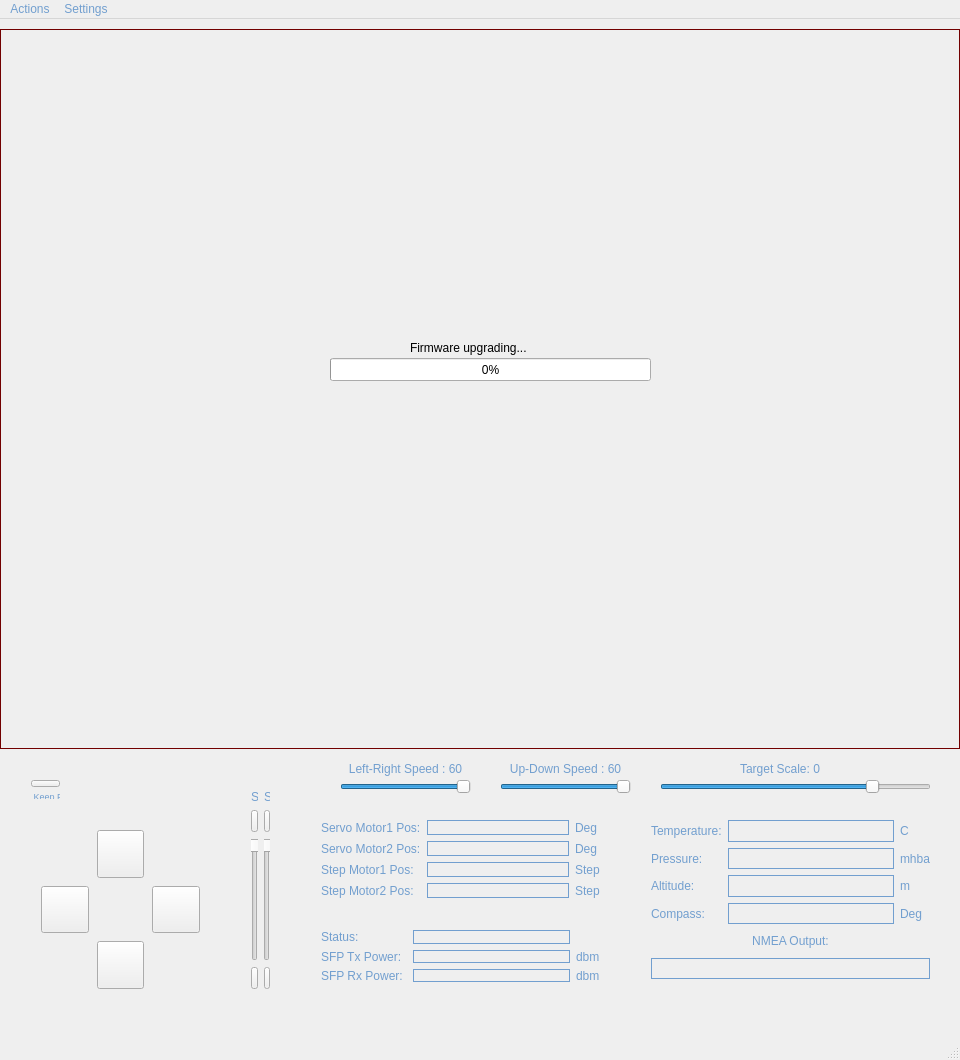
<?xml version="1.0" encoding="UTF-8"?>
<ui version="4.0">
 <class>MainWindow</class>
 <widget class="QMainWindow" name="MainWindow">
  <property name="geometry">
   <rect>
    <x>0</x>
    <y>0</y>
    <width>960</width>
    <height>1060</height>
   </rect>
  </property>
  <property name="windowTitle">
   <string>RemoteApptics</string>
  </property>
  <property name="styleSheet">
   <string notr="true">background-color: rgb(46, 52, 54);
color: rgb(114, 159, 207);

Rectangle{
color:backgroundColor
GridLayout{backgroundColor: transparent;}
}</string>
  </property>
  <widget class="QWidget" name="centralWidget">
   <widget class="QLabel" name="frame_label">
    <property name="enabled">
     <bool>true</bool>
    </property>
    <property name="geometry">
     <rect>
      <x>0</x>
      <y>10</y>
      <width>960</width>
      <height>720</height>
     </rect>
    </property>
    <property name="mouseTracking">
     <bool>true</bool>
    </property>
    <property name="tabletTracking">
     <bool>true</bool>
    </property>
    <property name="styleSheet">
     <string>color: rgb(114, 0, 0);
background-color: transparent;</string>
    </property>
    <property name="frameShape">
     <enum>QFrame::Panel</enum>
    </property>
    <property name="text">
     <string/>
    </property>
   </widget>
   <widget class="QProgressBar" name="progressBar">
    <property name="geometry">
     <rect>
      <x>330</x>
      <y>339</y>
      <width>321</width>
      <height>23</height>
     </rect>
    </property>
    <property name="value">
     <number>0</number>
    </property>
   </widget>
   <widget class="QLabel" name="update_label">
    <property name="geometry">
     <rect>
      <x>410</x>
      <y>319</y>
      <width>161</width>
      <height>19</height>
     </rect>
    </property>
    <property name="text">
     <string>Firmware upgrading...</string>
    </property>
   </widget>
   <widget class="QWidget" name="gridLayoutWidget">
    <property name="geometry">
     <rect>
      <x>30</x>
      <y>800</y>
      <width>181</width>
      <height>181</height>
     </rect>
    </property>
    <layout class="QGridLayout" name="direction_layout">
     <property name="spacing">
      <number>8</number>
     </property>
     <item row="1" column="2">
      <widget class="QPushButton" name="right_button">
       <property name="sizePolicy">
        <sizepolicy hsizetype="Minimum" vsizetype="Preferred">
         <horstretch>0</horstretch>
         <verstretch>0</verstretch>
        </sizepolicy>
       </property>
       <property name="styleSheet">
        <string notr="true">#right_button
{
border-image: url(:/images/right_unpressed.png);
}

#right_button:pressed
{
border-image: url(:/images/right_pressed.png);
}
#right_button:checked
{
border-image: url(:/images/right_pressed.png);
}</string>
       </property>
       <property name="text">
        <string/>
       </property>
      </widget>
     </item>
     <item row="2" column="1">
      <widget class="QPushButton" name="down_buttton">
       <property name="sizePolicy">
        <sizepolicy hsizetype="Minimum" vsizetype="Preferred">
         <horstretch>0</horstretch>
         <verstretch>0</verstretch>
        </sizepolicy>
       </property>
       <property name="styleSheet">
        <string notr="true">#down_buttton
{
border-image: url(:/images/down_unpressed.png);
}

#down_buttton:pressed
{
border-image: url(:/images/down_pressed.png);
}
#down_buttton:checked
{
border-image: url(:/images/down_pressed.png);
}</string>
       </property>
       <property name="text">
        <string/>
       </property>
      </widget>
     </item>
     <item row="1" column="0">
      <widget class="QPushButton" name="left_button">
       <property name="sizePolicy">
        <sizepolicy hsizetype="Minimum" vsizetype="Preferred">
         <horstretch>0</horstretch>
         <verstretch>0</verstretch>
        </sizepolicy>
       </property>
       <property name="styleSheet">
        <string notr="true">#left_button
{
border-image: url(:/images/left_unpressed.png);
}

#left_button:pressed
{
border-image: url(:/images/left_pressed.png);
}
#left_button:checked
{
border-image: url(:/images/left_pressed.png);
}</string>
       </property>
       <property name="text">
        <string/>
       </property>
       <property name="shortcut">
        <string/>
       </property>
       <property name="checkable">
        <bool>false</bool>
       </property>
       <property name="checked">
        <bool>false</bool>
       </property>
      </widget>
     </item>
     <item row="0" column="1">
      <widget class="QPushButton" name="up_button">
       <property name="sizePolicy">
        <sizepolicy hsizetype="Minimum" vsizetype="Preferred">
         <horstretch>0</horstretch>
         <verstretch>0</verstretch>
        </sizepolicy>
       </property>
       <property name="layoutDirection">
        <enum>Qt::RightToLeft</enum>
       </property>
       <property name="styleSheet">
        <string notr="true">#up_button
{
border-image: url(:/images/up_unpressed.png);
}

#up_button:pressed
{
border-image: url(:/images/up_pressed.png);
}

#up_button:checked
{
border-image: url(:/images/up_pressed.png);
}

#up_button:checked
{
border-image: url(:/images/up_pressed.png);
}</string>
       </property>
       <property name="text">
        <string/>
       </property>
       <property name="shortcut">
        <string/>
       </property>
       <property name="checkable">
        <bool>false</bool>
       </property>
       <property name="checked">
        <bool>false</bool>
       </property>
      </widget>
     </item>
    </layout>
   </widget>
   <widget class="QWidget" name="verticalLayoutWidget">
    <property name="geometry">
     <rect>
      <x>20</x>
      <y>750</y>
      <width>51</width>
      <height>41</height>
     </rect>
    </property>
    <layout class="QVBoxLayout" name="keep_press_layout">
     <item>
      <widget class="QPushButton" name="toggle_button">
       <property name="sizePolicy">
        <sizepolicy hsizetype="Minimum" vsizetype="Preferred">
         <horstretch>0</horstretch>
         <verstretch>0</verstretch>
        </sizepolicy>
       </property>
       <property name="styleSheet">
        <string notr="true">#toggle_button
{
	border-image: url(:/images/toggle_button_off.png);
}

#toggle_button:checked
{
border-image: url(:/images/toggle_button_on.png);
}</string>
       </property>
       <property name="text">
        <string/>
       </property>
       <property name="checkable">
        <bool>true</bool>
       </property>
       <property name="checked">
        <bool>false</bool>
       </property>
      </widget>
     </item>
     <item>
      <widget class="QLabel" name="label_25">
       <property name="sizePolicy">
        <sizepolicy hsizetype="Preferred" vsizetype="Fixed">
         <horstretch>0</horstretch>
         <verstretch>0</verstretch>
        </sizepolicy>
       </property>
       <property name="font">
        <font>
         <pointsize>7</pointsize>
        </font>
       </property>
       <property name="styleSheet">
        <string notr="true">color: rgb(114, 159, 207);</string>
       </property>
       <property name="text">
        <string> Keep Press</string>
       </property>
      </widget>
     </item>
    </layout>
   </widget>
   <widget class="QWidget" name="gridLayoutWidget_3">
    <property name="geometry">
     <rect>
      <x>640</x>
      <y>790</y>
      <width>301</width>
      <height>181</height>
     </rect>
    </property>
    <layout class="QGridLayout" name="sensor_layout">
     <item row="3" column="0">
      <widget class="QLabel" name="label_12">
       <property name="styleSheet">
        <string notr="true">color: rgb(114, 159, 207);
background-color: transparent;
</string>
       </property>
       <property name="text">
        <string>Compass:</string>
       </property>
      </widget>
     </item>
     <item row="1" column="1">
      <widget class="QLabel" name="pressure_label">
       <property name="autoFillBackground">
        <bool>false</bool>
       </property>
       <property name="styleSheet">
        <string notr="true">color: rgb(114, 159, 207);
background-color: transparent;
</string>
       </property>
       <property name="frameShape">
        <enum>QFrame::Panel</enum>
       </property>
       <property name="frameShadow">
        <enum>QFrame::Plain</enum>
       </property>
       <property name="text">
        <string/>
       </property>
       <property name="alignment">
        <set>Qt::AlignCenter</set>
       </property>
      </widget>
     </item>
     <item row="1" column="2">
      <widget class="QLabel" name="label_22">
       <property name="styleSheet">
        <string notr="true">color: rgb(114, 159, 207);
background-color: transparent;
</string>
       </property>
       <property name="text">
        <string>mhba</string>
       </property>
      </widget>
     </item>
     <item row="4" column="0" colspan="3">
      <widget class="QLabel" name="label_17">
       <property name="acceptDrops">
        <bool>false</bool>
       </property>
       <property name="layoutDirection">
        <enum>Qt::LeftToRight</enum>
       </property>
       <property name="styleSheet">
        <string notr="true">color: rgb(114, 159, 207);</string>
       </property>
       <property name="text">
        <string>NMEA Output:</string>
       </property>
       <property name="alignment">
        <set>Qt::AlignCenter</set>
       </property>
      </widget>
     </item>
     <item row="2" column="0">
      <widget class="QLabel" name="label_11">
       <property name="styleSheet">
        <string notr="true">color: rgb(114, 159, 207);
background-color: transparent;
</string>
       </property>
       <property name="text">
        <string>Altitude:</string>
       </property>
      </widget>
     </item>
     <item row="0" column="2">
      <widget class="QLabel" name="label_21">
       <property name="sizePolicy">
        <sizepolicy hsizetype="Fixed" vsizetype="Preferred">
         <horstretch>0</horstretch>
         <verstretch>0</verstretch>
        </sizepolicy>
       </property>
       <property name="styleSheet">
        <string notr="true">color: rgb(114, 159, 207);
background-color: transparent;
</string>
       </property>
       <property name="text">
        <string>C</string>
       </property>
      </widget>
     </item>
     <item row="3" column="1">
      <widget class="QLabel" name="compass_label">
       <property name="autoFillBackground">
        <bool>false</bool>
       </property>
       <property name="styleSheet">
        <string notr="true">color: rgb(114, 159, 207);
background-color: transparent;
</string>
       </property>
       <property name="frameShape">
        <enum>QFrame::Panel</enum>
       </property>
       <property name="frameShadow">
        <enum>QFrame::Plain</enum>
       </property>
       <property name="text">
        <string/>
       </property>
       <property name="alignment">
        <set>Qt::AlignCenter</set>
       </property>
      </widget>
     </item>
     <item row="2" column="2">
      <widget class="QLabel" name="label_23">
       <property name="styleSheet">
        <string notr="true">color: rgb(114, 159, 207);
background-color: transparent;
</string>
       </property>
       <property name="text">
        <string>m</string>
       </property>
      </widget>
     </item>
     <item row="0" column="0">
      <widget class="QLabel" name="label_9">
       <property name="sizePolicy">
        <sizepolicy hsizetype="Fixed" vsizetype="Preferred">
         <horstretch>0</horstretch>
         <verstretch>0</verstretch>
        </sizepolicy>
       </property>
       <property name="styleSheet">
        <string notr="true">color: rgb(114, 159, 207);
background-color: transparent;
</string>
       </property>
       <property name="text">
        <string>Temperature:</string>
       </property>
      </widget>
     </item>
     <item row="5" column="0" colspan="3">
      <widget class="QLabel" name="nmea_label">
       <property name="autoFillBackground">
        <bool>false</bool>
       </property>
       <property name="styleSheet">
        <string notr="true">color: rgb(114, 159, 207);</string>
       </property>
       <property name="frameShape">
        <enum>QFrame::Panel</enum>
       </property>
       <property name="frameShadow">
        <enum>QFrame::Plain</enum>
       </property>
       <property name="text">
        <string/>
       </property>
       <property name="alignment">
        <set>Qt::AlignCenter</set>
       </property>
      </widget>
     </item>
     <item row="3" column="2">
      <widget class="QLabel" name="label_24">
       <property name="styleSheet">
        <string notr="true">color: rgb(114, 159, 207);
background-color: transparent;
</string>
       </property>
       <property name="text">
        <string>Deg</string>
       </property>
      </widget>
     </item>
     <item row="0" column="1">
      <widget class="QLabel" name="temperature_label">
       <property name="autoFillBackground">
        <bool>false</bool>
       </property>
       <property name="styleSheet">
        <string notr="true">color: rgb(114, 159, 207);
background-color: transparent;
</string>
       </property>
       <property name="frameShape">
        <enum>QFrame::Panel</enum>
       </property>
       <property name="frameShadow">
        <enum>QFrame::Plain</enum>
       </property>
       <property name="text">
        <string/>
       </property>
       <property name="alignment">
        <set>Qt::AlignCenter</set>
       </property>
      </widget>
     </item>
     <item row="2" column="1">
      <widget class="QLabel" name="altitude_label">
       <property name="autoFillBackground">
        <bool>false</bool>
       </property>
       <property name="styleSheet">
        <string notr="true">color: rgb(114, 159, 207);
background-color: transparent;
</string>
       </property>
       <property name="frameShape">
        <enum>QFrame::Panel</enum>
       </property>
       <property name="frameShadow">
        <enum>QFrame::Plain</enum>
       </property>
       <property name="text">
        <string/>
       </property>
       <property name="alignment">
        <set>Qt::AlignCenter</set>
       </property>
      </widget>
     </item>
     <item row="1" column="0">
      <widget class="QLabel" name="label_10">
       <property name="styleSheet">
        <string notr="true">color: rgb(114, 159, 207);
background-color: transparent;
</string>
       </property>
       <property name="text">
        <string>Pressure:</string>
       </property>
      </widget>
     </item>
    </layout>
   </widget>
   <widget class="QWidget" name="gridLayoutWidget_5">
    <property name="geometry">
     <rect>
      <x>240</x>
      <y>760</y>
      <width>41</width>
      <height>221</height>
     </rect>
    </property>
    <layout class="QGridLayout" name="servo_layout">
     <item row="3" column="0">
      <widget class="QPushButton" name="increase1_button">
       <property name="sizePolicy">
        <sizepolicy hsizetype="Preferred" vsizetype="Preferred">
         <horstretch>0</horstretch>
         <verstretch>0</verstretch>
        </sizepolicy>
       </property>
       <property name="layoutDirection">
        <enum>Qt::RightToLeft</enum>
       </property>
       <property name="styleSheet">
        <string notr="true">#increase1_button
{
border-image: url(:/images/down_unpressed.png);
}

#increase1_button:pressed
{
border-image: url(:/images/down_pressed.png);
}</string>
       </property>
       <property name="text">
        <string/>
       </property>
       <property name="shortcut">
        <string/>
       </property>
      </widget>
     </item>
     <item row="2" column="0">
      <widget class="QSlider" name="servo1_slider">
       <property name="sizePolicy">
        <sizepolicy hsizetype="Preferred" vsizetype="Expanding">
         <horstretch>0</horstretch>
         <verstretch>0</verstretch>
        </sizepolicy>
       </property>
       <property name="maximum">
        <number>150</number>
       </property>
       <property name="orientation">
        <enum>Qt::Vertical</enum>
       </property>
       <property name="invertedAppearance">
        <bool>true</bool>
       </property>
       <property name="invertedControls">
        <bool>true</bool>
       </property>
      </widget>
     </item>
     <item row="3" column="1">
      <widget class="QPushButton" name="increase2_button">
       <property name="layoutDirection">
        <enum>Qt::RightToLeft</enum>
       </property>
       <property name="styleSheet">
        <string notr="true">#increase2_button
{
border-image: url(:/images/down_unpressed.png);
}

#increase2_button:pressed
{
border-image: url(:/images/down_pressed.png);
}</string>
       </property>
       <property name="text">
        <string/>
       </property>
       <property name="shortcut">
        <string/>
       </property>
      </widget>
     </item>
     <item row="1" column="0">
      <widget class="QPushButton" name="decrease1_button">
       <property name="sizePolicy">
        <sizepolicy hsizetype="Preferred" vsizetype="Preferred">
         <horstretch>0</horstretch>
         <verstretch>0</verstretch>
        </sizepolicy>
       </property>
       <property name="layoutDirection">
        <enum>Qt::RightToLeft</enum>
       </property>
       <property name="styleSheet">
        <string notr="true">#decrease1_button
{
border-image: url(:/images/up_unpressed.png);
}

#decrease1_button:pressed
{
border-image: url(:/images/up_pressed.png);
}</string>
       </property>
       <property name="text">
        <string/>
       </property>
       <property name="shortcut">
        <string/>
       </property>
      </widget>
     </item>
     <item row="2" column="1">
      <widget class="QSlider" name="servo2_slider">
       <property name="sizePolicy">
        <sizepolicy hsizetype="Preferred" vsizetype="Expanding">
         <horstretch>0</horstretch>
         <verstretch>0</verstretch>
        </sizepolicy>
       </property>
       <property name="maximum">
        <number>150</number>
       </property>
       <property name="orientation">
        <enum>Qt::Vertical</enum>
       </property>
       <property name="invertedAppearance">
        <bool>true</bool>
       </property>
       <property name="invertedControls">
        <bool>true</bool>
       </property>
      </widget>
     </item>
     <item row="0" column="0">
      <widget class="QLabel" name="label_2">
       <property name="sizePolicy">
        <sizepolicy hsizetype="Preferred" vsizetype="Preferred">
         <horstretch>0</horstretch>
         <verstretch>0</verstretch>
        </sizepolicy>
       </property>
       <property name="styleSheet">
        <string notr="true">color: rgb(114, 159, 207);
background-color: transparent;
</string>
       </property>
       <property name="text">
        <string>S1</string>
       </property>
      </widget>
     </item>
     <item row="0" column="1">
      <widget class="QLabel" name="label_3">
       <property name="styleSheet">
        <string notr="true">color: rgb(114, 159, 207);
background-color: transparent;
</string>
       </property>
       <property name="text">
        <string>S2</string>
       </property>
      </widget>
     </item>
     <item row="1" column="1">
      <widget class="QPushButton" name="decrease2_button">
       <property name="layoutDirection">
        <enum>Qt::RightToLeft</enum>
       </property>
       <property name="styleSheet">
        <string notr="true">#decrease2_button
{
border-image: url(:/images/up_unpressed.png);
}

#decrease2_button:pressed
{
border-image: url(:/images/up_pressed.png);
}</string>
       </property>
       <property name="text">
        <string/>
       </property>
       <property name="shortcut">
        <string/>
       </property>
      </widget>
     </item>
    </layout>
   </widget>
   <widget class="QSlider" name="step1_speed_slider">
    <property name="geometry">
     <rect>
      <x>500</x>
      <y>760</y>
      <width>131</width>
      <height>16</height>
     </rect>
    </property>
    <property name="maximum">
     <number>60</number>
    </property>
    <property name="value">
     <number>60</number>
    </property>
    <property name="orientation">
     <enum>Qt::Horizontal</enum>
    </property>
    <property name="invertedAppearance">
     <bool>false</bool>
    </property>
    <property name="invertedControls">
     <bool>false</bool>
    </property>
   </widget>
   <widget class="QLabel" name="step2_speed_label">
    <property name="geometry">
     <rect>
      <x>330</x>
      <y>740</y>
      <width>151</width>
      <height>19</height>
     </rect>
    </property>
    <property name="styleSheet">
     <string notr="true">color: rgb(114, 159, 207);</string>
    </property>
    <property name="text">
     <string>Left-Right Speed : 60</string>
    </property>
    <property name="alignment">
     <set>Qt::AlignCenter</set>
    </property>
   </widget>
   <widget class="QWidget" name="gridLayoutWidget_2">
    <property name="geometry">
     <rect>
      <x>310</x>
      <y>790</y>
      <width>301</width>
      <height>100</height>
     </rect>
    </property>
    <layout class="QGridLayout" name="gridLayout">
     <item row="0" column="2">
      <widget class="QLabel" name="label_16">
       <property name="sizePolicy">
        <sizepolicy hsizetype="Fixed" vsizetype="Preferred">
         <horstretch>0</horstretch>
         <verstretch>0</verstretch>
        </sizepolicy>
       </property>
       <property name="styleSheet">
        <string notr="true">color: rgb(114, 159, 207);
background-color: transparent;</string>
       </property>
       <property name="text">
        <string>Deg</string>
       </property>
      </widget>
     </item>
     <item row="1" column="1">
      <widget class="QLabel" name="servo2_pos_label">
       <property name="autoFillBackground">
        <bool>false</bool>
       </property>
       <property name="styleSheet">
        <string notr="true">color: rgb(114, 159, 207);
background-color: transparent;</string>
       </property>
       <property name="frameShape">
        <enum>QFrame::Panel</enum>
       </property>
       <property name="frameShadow">
        <enum>QFrame::Plain</enum>
       </property>
       <property name="text">
        <string/>
       </property>
       <property name="alignment">
        <set>Qt::AlignCenter</set>
       </property>
      </widget>
     </item>
     <item row="3" column="0">
      <widget class="QLabel" name="label_7">
       <property name="styleSheet">
        <string notr="true">color: rgb(114, 159, 207);
background-color: transparent;</string>
       </property>
       <property name="text">
        <string>Step Motor2 Pos:</string>
       </property>
      </widget>
     </item>
     <item row="0" column="1">
      <widget class="QLabel" name="servo1_pos_label">
       <property name="sizePolicy">
        <sizepolicy hsizetype="Preferred" vsizetype="Preferred">
         <horstretch>0</horstretch>
         <verstretch>0</verstretch>
        </sizepolicy>
       </property>
       <property name="autoFillBackground">
        <bool>false</bool>
       </property>
       <property name="styleSheet">
        <string notr="true">color: rgb(114, 159, 207);
background-color: transparent;</string>
       </property>
       <property name="frameShape">
        <enum>QFrame::Panel</enum>
       </property>
       <property name="frameShadow">
        <enum>QFrame::Plain</enum>
       </property>
       <property name="text">
        <string/>
       </property>
       <property name="alignment">
        <set>Qt::AlignCenter</set>
       </property>
      </widget>
     </item>
     <item row="2" column="0">
      <widget class="QLabel" name="label_6">
       <property name="styleSheet">
        <string notr="true">color: rgb(114, 159, 207);
background-color: transparent;</string>
       </property>
       <property name="text">
        <string>Step Motor1 Pos:</string>
       </property>
      </widget>
     </item>
     <item row="0" column="0">
      <widget class="QLabel" name="label_4">
       <property name="sizePolicy">
        <sizepolicy hsizetype="Fixed" vsizetype="Preferred">
         <horstretch>0</horstretch>
         <verstretch>0</verstretch>
        </sizepolicy>
       </property>
       <property name="styleSheet">
        <string notr="true">color: rgb(114, 159, 207);
background-color: transparent;</string>
       </property>
       <property name="text">
        <string>Servo Motor1 Pos:</string>
       </property>
      </widget>
     </item>
     <item row="2" column="2">
      <widget class="QLabel" name="label_19">
       <property name="styleSheet">
        <string notr="true">color: rgb(114, 159, 207);
background-color: transparent;</string>
       </property>
       <property name="text">
        <string>Step</string>
       </property>
      </widget>
     </item>
     <item row="3" column="1">
      <widget class="QLabel" name="step2_pos_label">
       <property name="autoFillBackground">
        <bool>false</bool>
       </property>
       <property name="styleSheet">
        <string notr="true">color: rgb(114, 159, 207);
background-color: transparent;</string>
       </property>
       <property name="frameShape">
        <enum>QFrame::Panel</enum>
       </property>
       <property name="frameShadow">
        <enum>QFrame::Plain</enum>
       </property>
       <property name="text">
        <string/>
       </property>
       <property name="alignment">
        <set>Qt::AlignCenter</set>
       </property>
      </widget>
     </item>
     <item row="3" column="2">
      <widget class="QLabel" name="label_20">
       <property name="styleSheet">
        <string notr="true">color: rgb(114, 159, 207);
background-color: transparent;</string>
       </property>
       <property name="text">
        <string>Step</string>
       </property>
      </widget>
     </item>
     <item row="1" column="0">
      <widget class="QLabel" name="label_5">
       <property name="styleSheet">
        <string notr="true">color: rgb(114, 159, 207);
background-color: transparent;</string>
       </property>
       <property name="text">
        <string>Servo Motor2 Pos:</string>
       </property>
      </widget>
     </item>
     <item row="1" column="2">
      <widget class="QLabel" name="label_18">
       <property name="styleSheet">
        <string notr="true">color: rgb(114, 159, 207);
background-color: transparent;</string>
       </property>
       <property name="text">
        <string>Deg</string>
       </property>
      </widget>
     </item>
     <item row="2" column="1">
      <widget class="QLabel" name="step1_pos_label">
       <property name="autoFillBackground">
        <bool>false</bool>
       </property>
       <property name="styleSheet">
        <string notr="true">color: rgb(114, 159, 207);
background-color: transparent;</string>
       </property>
       <property name="frameShape">
        <enum>QFrame::Panel</enum>
       </property>
       <property name="frameShadow">
        <enum>QFrame::Plain</enum>
       </property>
       <property name="text">
        <string/>
       </property>
       <property name="alignment">
        <set>Qt::AlignCenter</set>
       </property>
      </widget>
     </item>
    </layout>
   </widget>
   <widget class="QWidget" name="gridLayoutWidget_4">
    <property name="geometry">
     <rect>
      <x>310</x>
      <y>900</y>
      <width>301</width>
      <height>74</height>
     </rect>
    </property>
    <layout class="QGridLayout" name="gridLayout_2">
     <item row="1" column="1">
      <widget class="QLabel" name="tx_power_label">
       <property name="autoFillBackground">
        <bool>false</bool>
       </property>
       <property name="styleSheet">
        <string notr="true">color: rgb(114, 159, 207);
background-color: transparent;</string>
       </property>
       <property name="frameShape">
        <enum>QFrame::Panel</enum>
       </property>
       <property name="frameShadow">
        <enum>QFrame::Plain</enum>
       </property>
       <property name="text">
        <string/>
       </property>
       <property name="alignment">
        <set>Qt::AlignCenter</set>
       </property>
      </widget>
     </item>
     <item row="1" column="2">
      <widget class="QLabel" name="label">
       <property name="sizePolicy">
        <sizepolicy hsizetype="Fixed" vsizetype="Preferred">
         <horstretch>0</horstretch>
         <verstretch>0</verstretch>
        </sizepolicy>
       </property>
       <property name="styleSheet">
        <string notr="true">color: rgb(114, 159, 207);
background-color: transparent;</string>
       </property>
       <property name="text">
        <string>dbm</string>
       </property>
      </widget>
     </item>
     <item row="0" column="1">
      <widget class="QLabel" name="status_label">
       <property name="sizePolicy">
        <sizepolicy hsizetype="Preferred" vsizetype="Preferred">
         <horstretch>0</horstretch>
         <verstretch>0</verstretch>
        </sizepolicy>
       </property>
       <property name="autoFillBackground">
        <bool>false</bool>
       </property>
       <property name="styleSheet">
        <string notr="true">color: rgb(114, 159, 207);
background-color: transparent;</string>
       </property>
       <property name="frameShape">
        <enum>QFrame::Panel</enum>
       </property>
       <property name="frameShadow">
        <enum>QFrame::Plain</enum>
       </property>
       <property name="text">
        <string/>
       </property>
       <property name="alignment">
        <set>Qt::AlignCenter</set>
       </property>
      </widget>
     </item>
     <item row="0" column="0">
      <widget class="QLabel" name="label_8">
       <property name="sizePolicy">
        <sizepolicy hsizetype="Fixed" vsizetype="Preferred">
         <horstretch>0</horstretch>
         <verstretch>0</verstretch>
        </sizepolicy>
       </property>
       <property name="styleSheet">
        <string notr="true">color: rgb(114, 159, 207);
background-color: transparent;</string>
       </property>
       <property name="text">
        <string>Status:</string>
       </property>
      </widget>
     </item>
     <item row="1" column="0">
      <widget class="QLabel" name="label_13">
       <property name="sizePolicy">
        <sizepolicy hsizetype="Fixed" vsizetype="Preferred">
         <horstretch>0</horstretch>
         <verstretch>0</verstretch>
        </sizepolicy>
       </property>
       <property name="styleSheet">
        <string notr="true">color: rgb(114, 159, 207);
background-color: transparent;</string>
       </property>
       <property name="text">
        <string>SFP Tx Power: </string>
       </property>
      </widget>
     </item>
     <item row="2" column="0">
      <widget class="QLabel" name="label_14">
       <property name="styleSheet">
        <string notr="true">color: rgb(114, 159, 207);
background-color: transparent;</string>
       </property>
       <property name="text">
        <string>SFP Rx Power: </string>
       </property>
      </widget>
     </item>
     <item row="2" column="1">
      <widget class="QLabel" name="rx_power_label">
       <property name="autoFillBackground">
        <bool>false</bool>
       </property>
       <property name="styleSheet">
        <string notr="true">color: rgb(114, 159, 207);
background-color: transparent;</string>
       </property>
       <property name="frameShape">
        <enum>QFrame::Panel</enum>
       </property>
       <property name="frameShadow">
        <enum>QFrame::Plain</enum>
       </property>
       <property name="text">
        <string/>
       </property>
       <property name="alignment">
        <set>Qt::AlignCenter</set>
       </property>
      </widget>
     </item>
     <item row="2" column="2">
      <widget class="QLabel" name="label_15">
       <property name="styleSheet">
        <string notr="true">color: rgb(114, 159, 207);
background-color: transparent;</string>
       </property>
       <property name="text">
        <string>dbm</string>
       </property>
      </widget>
     </item>
    </layout>
   </widget>
   <widget class="QSlider" name="referance_scale_slider">
    <property name="geometry">
     <rect>
      <x>660</x>
      <y>760</y>
      <width>271</width>
      <height>16</height>
     </rect>
    </property>
    <property name="minimum">
     <number>-40</number>
    </property>
    <property name="maximum">
     <number>10</number>
    </property>
    <property name="orientation">
     <enum>Qt::Horizontal</enum>
    </property>
   </widget>
   <widget class="QLabel" name="scale_label">
    <property name="geometry">
     <rect>
      <x>740</x>
      <y>740</y>
      <width>111</width>
      <height>19</height>
     </rect>
    </property>
    <property name="styleSheet">
     <string notr="true">color: rgb(114, 159, 207);</string>
    </property>
    <property name="text">
     <string>Target Scale: 0</string>
    </property>
   </widget>
   <widget class="QSlider" name="step2_speed_slider">
    <property name="geometry">
     <rect>
      <x>340</x>
      <y>760</y>
      <width>131</width>
      <height>16</height>
     </rect>
    </property>
    <property name="maximum">
     <number>60</number>
    </property>
    <property name="value">
     <number>60</number>
    </property>
    <property name="orientation">
     <enum>Qt::Horizontal</enum>
    </property>
    <property name="invertedAppearance">
     <bool>false</bool>
    </property>
    <property name="invertedControls">
     <bool>false</bool>
    </property>
   </widget>
   <widget class="QLabel" name="step1_speed_label">
    <property name="geometry">
     <rect>
      <x>490</x>
      <y>740</y>
      <width>151</width>
      <height>19</height>
     </rect>
    </property>
    <property name="styleSheet">
     <string notr="true">color: rgb(114, 159, 207);</string>
    </property>
    <property name="text">
     <string>Up-Down Speed : 60</string>
    </property>
    <property name="alignment">
     <set>Qt::AlignCenter</set>
    </property>
   </widget>
  </widget>
  <widget class="QMenuBar" name="menuBar">
   <property name="geometry">
    <rect>
     <x>0</x>
     <y>0</y>
     <width>960</width>
     <height>24</height>
    </rect>
   </property>
   <property name="styleSheet">
    <string notr="true">color: rgb(114, 159, 207);</string>
   </property>
   <widget class="QMenu" name="menuas">
    <property name="title">
     <string>Actions</string>
    </property>
    <addaction name="actionConnection"/>
    <addaction name="actionUpdate_Firmware"/>
   </widget>
   <widget class="QMenu" name="menuSettings">
    <property name="title">
     <string>Settings</string>
    </property>
    <addaction name="actionCalibration_Settings"/>
    <addaction name="actionAutoControl_Settings"/>
    <addaction name="actionCamera_Settings"/>
   </widget>
   <addaction name="menuas"/>
   <addaction name="menuSettings"/>
  </widget>
  <widget class="QStatusBar" name="statusBar"/>
  <action name="actionConnection">
   <property name="text">
    <string>Connection</string>
   </property>
  </action>
  <action name="actionUpdate_Firmware">
   <property name="text">
    <string>Update Firmware</string>
   </property>
  </action>
  <action name="actionAuto_Control_Settings">
   <property name="text">
    <string>Auto Control Settings</string>
   </property>
  </action>
  <action name="actionCalibration_Settings">
   <property name="text">
    <string>Calibration Settings</string>
   </property>
  </action>
  <action name="actionAutoControl_Settings">
   <property name="text">
    <string>AutoControl Settings</string>
   </property>
  </action>
  <action name="actionCamera_Settings">
   <property name="text">
    <string>Camera Settings</string>
   </property>
  </action>
 </widget>
 <layoutdefault spacing="6" margin="11"/>
 <resources/>
 <connections/>
</ui>
